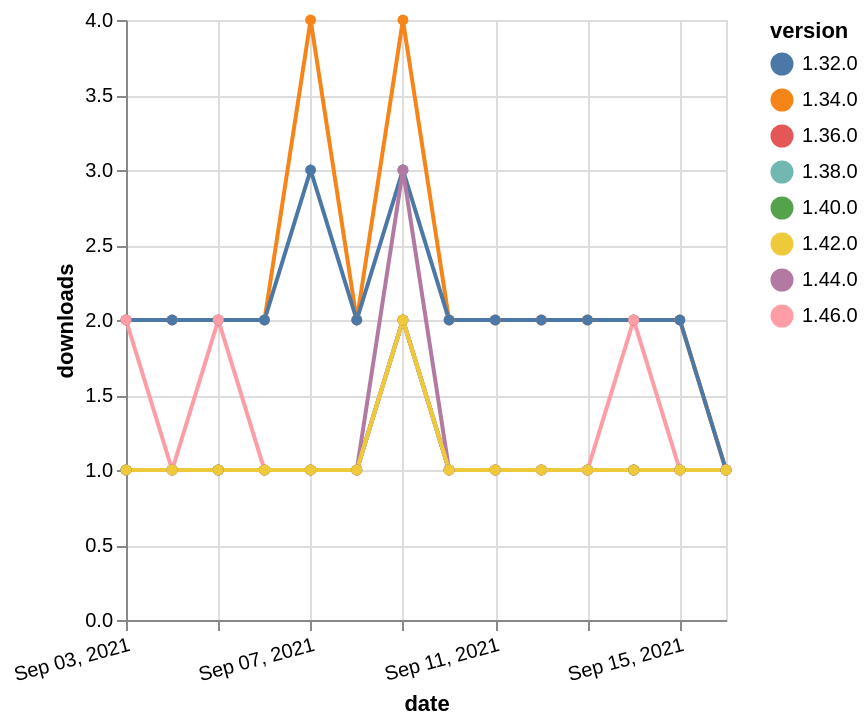

Here is the Vega-Lite specification saved for this chart:
### Vega-Lite specification from a JSON file in a GitHub repository (floating-point values rounded to 4 significant figures)
{"$schema": "https://vega.github.io/schema/vega-lite/v5.json", "description": "A simple bar chart with embedded data.", "data": {"values": [{"date": "2021-09-03", "total": 2545, "delta": 2, "version": "1.34.0"}, {"date": "2021-09-04", "total": 2547, "delta": 2, "version": "1.34.0"}, {"date": "2021-09-05", "total": 2549, "delta": 2, "version": "1.34.0"}, {"date": "2021-09-06", "total": 2551, "delta": 2, "version": "1.34.0"}, {"date": "2021-09-07", "total": 2555, "delta": 4, "version": "1.34.0"}, {"date": "2021-09-08", "total": 2557, "delta": 2, "version": "1.34.0"}, {"date": "2021-09-09", "total": 2561, "delta": 4, "version": "1.34.0"}, {"date": "2021-09-10", "total": 2563, "delta": 2, "version": "1.34.0"}, {"date": "2021-09-11", "total": 2565, "delta": 2, "version": "1.34.0"}, {"date": "2021-09-12", "total": 2567, "delta": 2, "version": "1.34.0"}, {"date": "2021-09-13", "total": 2569, "delta": 2, "version": "1.34.0"}, {"date": "2021-09-14", "total": 2571, "delta": 2, "version": "1.34.0"}, {"date": "2021-09-15", "total": 2573, "delta": 2, "version": "1.34.0"}, {"date": "2021-09-16", "total": 2574, "delta": 1, "version": "1.34.0"}, {"date": "2021-09-03", "total": 2356, "delta": 2, "version": "1.32.0"}, {"date": "2021-09-04", "total": 2358, "delta": 2, "version": "1.32.0"}, {"date": "2021-09-05", "total": 2360, "delta": 2, "version": "1.32.0"}, {"date": "2021-09-06", "total": 2362, "delta": 2, "version": "1.32.0"}, {"date": "2021-09-07", "total": 2365, "delta": 3, "version": "1.32.0"}, {"date": "2021-09-08", "total": 2367, "delta": 2, "version": "1.32.0"}, {"date": "2021-09-09", "total": 2370, "delta": 3, "version": "1.32.0"}, {"date": "2021-09-10", "total": 2372, "delta": 2, "version": "1.32.0"}, {"date": "2021-09-11", "total": 2374, "delta": 2, "version": "1.32.0"}, {"date": "2021-09-12", "total": 2376, "delta": 2, "version": "1.32.0"}, {"date": "2021-09-13", "total": 2378, "delta": 2, "version": "1.32.0"}, {"date": "2021-09-14", "total": 2380, "delta": 2, "version": "1.32.0"}, {"date": "2021-09-15", "total": 2382, "delta": 2, "version": "1.32.0"}, {"date": "2021-09-16", "total": 2383, "delta": 1, "version": "1.32.0"}, {"date": "2021-09-03", "total": 180, "delta": 1, "version": "1.44.0"}, {"date": "2021-09-04", "total": 181, "delta": 1, "version": "1.44.0"}, {"date": "2021-09-05", "total": 182, "delta": 1, "version": "1.44.0"}, {"date": "2021-09-06", "total": 183, "delta": 1, "version": "1.44.0"}, {"date": "2021-09-07", "total": 184, "delta": 1, "version": "1.44.0"}, {"date": "2021-09-08", "total": 185, "delta": 1, "version": "1.44.0"}, {"date": "2021-09-09", "total": 188, "delta": 3, "version": "1.44.0"}, {"date": "2021-09-10", "total": 189, "delta": 1, "version": "1.44.0"}, {"date": "2021-09-11", "total": 190, "delta": 1, "version": "1.44.0"}, {"date": "2021-09-12", "total": 191, "delta": 1, "version": "1.44.0"}, {"date": "2021-09-13", "total": 192, "delta": 1, "version": "1.44.0"}, {"date": "2021-09-14", "total": 193, "delta": 1, "version": "1.44.0"}, {"date": "2021-09-15", "total": 194, "delta": 1, "version": "1.44.0"}, {"date": "2021-09-16", "total": 195, "delta": 1, "version": "1.44.0"}, {"date": "2021-09-03", "total": 191, "delta": 1, "version": "1.38.0"}, {"date": "2021-09-04", "total": 192, "delta": 1, "version": "1.38.0"}, {"date": "2021-09-05", "total": 193, "delta": 1, "version": "1.38.0"}, {"date": "2021-09-06", "total": 194, "delta": 1, "version": "1.38.0"}, {"date": "2021-09-07", "total": 195, "delta": 1, "version": "1.38.0"}, {"date": "2021-09-08", "total": 196, "delta": 1, "version": "1.38.0"}, {"date": "2021-09-09", "total": 198, "delta": 2, "version": "1.38.0"}, {"date": "2021-09-10", "total": 199, "delta": 1, "version": "1.38.0"}, {"date": "2021-09-11", "total": 200, "delta": 1, "version": "1.38.0"}, {"date": "2021-09-12", "total": 201, "delta": 1, "version": "1.38.0"}, {"date": "2021-09-13", "total": 202, "delta": 1, "version": "1.38.0"}, {"date": "2021-09-14", "total": 203, "delta": 1, "version": "1.38.0"}, {"date": "2021-09-15", "total": 204, "delta": 1, "version": "1.38.0"}, {"date": "2021-09-16", "total": 205, "delta": 1, "version": "1.38.0"}, {"date": "2021-09-03", "total": 237, "delta": 1, "version": "1.36.0"}, {"date": "2021-09-04", "total": 238, "delta": 1, "version": "1.36.0"}, {"date": "2021-09-05", "total": 239, "delta": 1, "version": "1.36.0"}, {"date": "2021-09-06", "total": 240, "delta": 1, "version": "1.36.0"}, {"date": "2021-09-07", "total": 241, "delta": 1, "version": "1.36.0"}, {"date": "2021-09-08", "total": 242, "delta": 1, "version": "1.36.0"}, {"date": "2021-09-09", "total": 244, "delta": 2, "version": "1.36.0"}, {"date": "2021-09-10", "total": 245, "delta": 1, "version": "1.36.0"}, {"date": "2021-09-11", "total": 246, "delta": 1, "version": "1.36.0"}, {"date": "2021-09-12", "total": 247, "delta": 1, "version": "1.36.0"}, {"date": "2021-09-13", "total": 248, "delta": 1, "version": "1.36.0"}, {"date": "2021-09-14", "total": 249, "delta": 1, "version": "1.36.0"}, {"date": "2021-09-15", "total": 250, "delta": 1, "version": "1.36.0"}, {"date": "2021-09-16", "total": 251, "delta": 1, "version": "1.36.0"}, {"date": "2021-09-03", "total": 185, "delta": 1, "version": "1.40.0"}, {"date": "2021-09-04", "total": 186, "delta": 1, "version": "1.40.0"}, {"date": "2021-09-05", "total": 187, "delta": 1, "version": "1.40.0"}, {"date": "2021-09-06", "total": 188, "delta": 1, "version": "1.40.0"}, {"date": "2021-09-07", "total": 189, "delta": 1, "version": "1.40.0"}, {"date": "2021-09-08", "total": 190, "delta": 1, "version": "1.40.0"}, {"date": "2021-09-09", "total": 192, "delta": 2, "version": "1.40.0"}, {"date": "2021-09-10", "total": 193, "delta": 1, "version": "1.40.0"}, {"date": "2021-09-11", "total": 194, "delta": 1, "version": "1.40.0"}, {"date": "2021-09-12", "total": 195, "delta": 1, "version": "1.40.0"}, {"date": "2021-09-13", "total": 196, "delta": 1, "version": "1.40.0"}, {"date": "2021-09-14", "total": 197, "delta": 1, "version": "1.40.0"}, {"date": "2021-09-15", "total": 198, "delta": 1, "version": "1.40.0"}, {"date": "2021-09-16", "total": 199, "delta": 1, "version": "1.40.0"}, {"date": "2021-09-03", "total": 125, "delta": 2, "version": "1.46.0"}, {"date": "2021-09-04", "total": 126, "delta": 1, "version": "1.46.0"}, {"date": "2021-09-05", "total": 128, "delta": 2, "version": "1.46.0"}, {"date": "2021-09-06", "total": 129, "delta": 1, "version": "1.46.0"}, {"date": "2021-09-07", "total": 130, "delta": 1, "version": "1.46.0"}, {"date": "2021-09-08", "total": 131, "delta": 1, "version": "1.46.0"}, {"date": "2021-09-09", "total": 133, "delta": 2, "version": "1.46.0"}, {"date": "2021-09-10", "total": 134, "delta": 1, "version": "1.46.0"}, {"date": "2021-09-11", "total": 135, "delta": 1, "version": "1.46.0"}, {"date": "2021-09-12", "total": 136, "delta": 1, "version": "1.46.0"}, {"date": "2021-09-13", "total": 137, "delta": 1, "version": "1.46.0"}, {"date": "2021-09-14", "total": 139, "delta": 2, "version": "1.46.0"}, {"date": "2021-09-15", "total": 140, "delta": 1, "version": "1.46.0"}, {"date": "2021-09-16", "total": 141, "delta": 1, "version": "1.46.0"}, {"date": "2021-09-03", "total": 158, "delta": 1, "version": "1.42.0"}, {"date": "2021-09-04", "total": 159, "delta": 1, "version": "1.42.0"}, {"date": "2021-09-05", "total": 160, "delta": 1, "version": "1.42.0"}, {"date": "2021-09-06", "total": 161, "delta": 1, "version": "1.42.0"}, {"date": "2021-09-07", "total": 162, "delta": 1, "version": "1.42.0"}, {"date": "2021-09-08", "total": 163, "delta": 1, "version": "1.42.0"}, {"date": "2021-09-09", "total": 165, "delta": 2, "version": "1.42.0"}, {"date": "2021-09-10", "total": 166, "delta": 1, "version": "1.42.0"}, {"date": "2021-09-11", "total": 167, "delta": 1, "version": "1.42.0"}, {"date": "2021-09-12", "total": 168, "delta": 1, "version": "1.42.0"}, {"date": "2021-09-13", "total": 169, "delta": 1, "version": "1.42.0"}, {"date": "2021-09-14", "total": 170, "delta": 1, "version": "1.42.0"}, {"date": "2021-09-15", "total": 171, "delta": 1, "version": "1.42.0"}, {"date": "2021-09-16", "total": 172, "delta": 1, "version": "1.42.0"}]}, "width": "container", "mark": {"type": "line", "point": {"filled": true}}, "encoding": {"x": {"field": "date", "type": "temporal", "timeUnit": "yearmonthdate", "title": "date", "axis": {"labelAngle": -15}}, "y": {"field": "delta", "type": "quantitative", "title": "downloads"}, "color": {"field": "version", "type": "nominal"}, "tooltip": {"field": "delta"}}}
